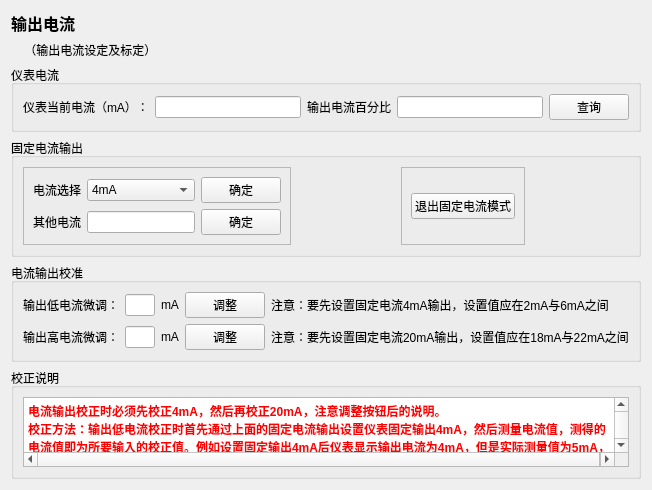
<?xml version="1.0" encoding="UTF-8"?>
<ui version="4.0">
 <class>CurrentWidget</class>
 <widget class="QWidget" name="CurrentWidget">
  <property name="geometry">
   <rect>
    <x>0</x>
    <y>0</y>
    <width>652</width>
    <height>476</height>
   </rect>
  </property>
  <property name="windowTitle">
   <string>Form</string>
  </property>
  <layout class="QVBoxLayout" name="verticalLayout">
   <item>
    <widget class="QLabel" name="label">
     <property name="font">
      <font>
       <family>微软雅黑</family>
       <pointsize>12</pointsize>
       <weight>75</weight>
       <bold>true</bold>
      </font>
     </property>
     <property name="text">
      <string>输出电流</string>
     </property>
    </widget>
   </item>
   <item>
    <widget class="QLabel" name="label_2">
     <property name="text">
      <string>    （输出电流设定及标定）</string>
     </property>
    </widget>
   </item>
   <item>
    <widget class="QGroupBox" name="groupBox">
     <property name="title">
      <string>仪表电流</string>
     </property>
     <layout class="QHBoxLayout" name="horizontalLayout">
      <item>
       <widget class="QLabel" name="label_3">
        <property name="text">
         <string>仪表当前电流（mA）：</string>
        </property>
       </widget>
      </item>
      <item>
       <widget class="QLineEdit" name="currentlineEdit"/>
      </item>
      <item>
       <widget class="QLabel" name="label_4">
        <property name="text">
         <string>输出电流百分比</string>
        </property>
       </widget>
      </item>
      <item>
       <widget class="QLineEdit" name="currentPercentlineEdit"/>
      </item>
      <item>
       <widget class="QPushButton" name="queryCurrentButton">
        <property name="text">
         <string>查询</string>
        </property>
       </widget>
      </item>
     </layout>
    </widget>
   </item>
   <item>
    <widget class="QGroupBox" name="groupBox_10">
     <property name="title">
      <string>固定电流输出</string>
     </property>
     <layout class="QHBoxLayout" name="horizontalLayout_9">
      <item>
       <widget class="QFrame" name="frame_8">
        <property name="frameShape">
         <enum>QFrame::StyledPanel</enum>
        </property>
        <property name="frameShadow">
         <enum>QFrame::Raised</enum>
        </property>
        <layout class="QGridLayout" name="gridLayout_6">
         <item row="1" column="1">
          <widget class="QLineEdit" name="currentSetlineEdit"/>
         </item>
         <item row="0" column="3">
          <widget class="QPushButton" name="currentChoiceButton">
           <property name="text">
            <string>确定</string>
           </property>
          </widget>
         </item>
         <item row="1" column="3">
          <widget class="QPushButton" name="currentSetButton">
           <property name="text">
            <string>确定</string>
           </property>
          </widget>
         </item>
         <item row="1" column="0">
          <widget class="QLabel" name="label_31">
           <property name="text">
            <string>其他电流</string>
           </property>
          </widget>
         </item>
         <item row="0" column="1">
          <widget class="QComboBox" name="currentChoicecomboBox">
           <item>
            <property name="text">
             <string>4mA</string>
            </property>
           </item>
           <item>
            <property name="text">
             <string>8mA</string>
            </property>
           </item>
           <item>
            <property name="text">
             <string>12mA</string>
            </property>
           </item>
           <item>
            <property name="text">
             <string>16mA</string>
            </property>
           </item>
           <item>
            <property name="text">
             <string>20mA</string>
            </property>
           </item>
          </widget>
         </item>
         <item row="0" column="0">
          <widget class="QLabel" name="label_30">
           <property name="text">
            <string>电流选择</string>
           </property>
          </widget>
         </item>
        </layout>
       </widget>
      </item>
      <item>
       <spacer name="horizontalSpacer_8">
        <property name="orientation">
         <enum>Qt::Horizontal</enum>
        </property>
        <property name="sizeHint" stdset="0">
         <size>
          <width>40</width>
          <height>20</height>
         </size>
        </property>
       </spacer>
      </item>
      <item>
       <widget class="QFrame" name="frame_7">
        <property name="frameShape">
         <enum>QFrame::StyledPanel</enum>
        </property>
        <property name="frameShadow">
         <enum>QFrame::Raised</enum>
        </property>
        <layout class="QGridLayout" name="gridLayout_5">
         <item row="0" column="0">
          <widget class="QPushButton" name="currentQuiteButton">
           <property name="text">
            <string>退出固定电流模式</string>
           </property>
          </widget>
         </item>
        </layout>
       </widget>
      </item>
      <item>
       <spacer name="horizontalSpacer_7">
        <property name="orientation">
         <enum>Qt::Horizontal</enum>
        </property>
        <property name="sizeHint" stdset="0">
         <size>
          <width>40</width>
          <height>20</height>
         </size>
        </property>
       </spacer>
      </item>
     </layout>
    </widget>
   </item>
   <item>
    <widget class="QGroupBox" name="groupBox_11">
     <property name="title">
      <string>电流输出校准</string>
     </property>
     <layout class="QGridLayout" name="gridLayout_7">
      <item row="0" column="2">
       <widget class="QLabel" name="label_34">
        <property name="text">
         <string>mA</string>
        </property>
       </widget>
      </item>
      <item row="0" column="4">
       <widget class="QLabel" name="label_36">
        <property name="text">
         <string>注意：要先设置固定电流4mA输出，设置值应在2mA与6mA之间</string>
        </property>
       </widget>
      </item>
      <item row="0" column="1">
       <widget class="QLineEdit" name="currentLowSetlineEdit"/>
      </item>
      <item row="0" column="3">
       <widget class="QPushButton" name="currentLowSetButton">
        <property name="text">
         <string>调整</string>
        </property>
       </widget>
      </item>
      <item row="1" column="1">
       <widget class="QLineEdit" name="currentUpSetlineEdit"/>
      </item>
      <item row="0" column="0">
       <widget class="QLabel" name="label_32">
        <property name="text">
         <string>输出低电流微调：</string>
        </property>
       </widget>
      </item>
      <item row="1" column="2">
       <widget class="QLabel" name="label_35">
        <property name="text">
         <string>mA</string>
        </property>
       </widget>
      </item>
      <item row="1" column="4">
       <widget class="QLabel" name="label_37">
        <property name="text">
         <string>注意：要先设置固定电流20mA输出，设置值应在18mA与22mA之间</string>
        </property>
       </widget>
      </item>
      <item row="1" column="0">
       <widget class="QLabel" name="label_33">
        <property name="text">
         <string>输出高电流微调：</string>
        </property>
       </widget>
      </item>
      <item row="1" column="3">
       <widget class="QPushButton" name="currentUpSetButton">
        <property name="text">
         <string>调整</string>
        </property>
       </widget>
      </item>
      <item row="0" column="5">
       <spacer name="horizontalSpacer_9">
        <property name="orientation">
         <enum>Qt::Horizontal</enum>
        </property>
        <property name="sizeHint" stdset="0">
         <size>
          <width>40</width>
          <height>20</height>
         </size>
        </property>
       </spacer>
      </item>
     </layout>
    </widget>
   </item>
   <item>
    <widget class="QGroupBox" name="groupBox_12">
     <property name="title">
      <string>校正说明</string>
     </property>
     <layout class="QHBoxLayout" name="horizontalLayout_14">
      <item>
       <widget class="QTextBrowser" name="textBrowser_2">
        <property name="html">
         <string>&lt;!DOCTYPE HTML PUBLIC &quot;-//W3C//DTD HTML 4.0//EN&quot; &quot;http://www.w3.org/TR/REC-html40/strict.dtd&quot;&gt;
&lt;html&gt;&lt;head&gt;&lt;meta name=&quot;qrichtext&quot; content=&quot;1&quot; /&gt;&lt;style type=&quot;text/css&quot;&gt;
p, li { white-space: pre-wrap; }
&lt;/style&gt;&lt;/head&gt;&lt;body style=&quot; font-family:'SimSun'; font-size:9pt; font-weight:400; font-style:normal;&quot;&gt;
&lt;p style=&quot; margin-top:0px; margin-bottom:0px; margin-left:0px; margin-right:0px; -qt-block-indent:0; text-indent:0px;&quot;&gt;&lt;span style=&quot; font-weight:600; color:#ff0000;&quot;&gt;电流输出校正时必须先校正4mA，然后再校正20mA，注意调整按钮后的说明。&lt;/span&gt;&lt;/p&gt;
&lt;p style=&quot; margin-top:0px; margin-bottom:0px; margin-left:0px; margin-right:0px; -qt-block-indent:0; text-indent:0px;&quot;&gt;&lt;span style=&quot; font-weight:600; color:#ff0000;&quot;&gt;校正方法：输出低电流校正时首先通过上面的固定电流输出设置仪表固定输出4mA，然后测量电流值，测得的电流值即为所要输入的校正值。例如设置固定输出4mA后仪表显示输出电流为4mA，但是实际测量值为5mA，则在微调输入框中输入5然后点击调整按钮即可校正。高电流校正过程同理。&lt;/span&gt;&lt;/p&gt;&lt;/body&gt;&lt;/html&gt;</string>
        </property>
       </widget>
      </item>
     </layout>
    </widget>
   </item>
  </layout>
 </widget>
 <resources/>
 <connections/>
</ui>
